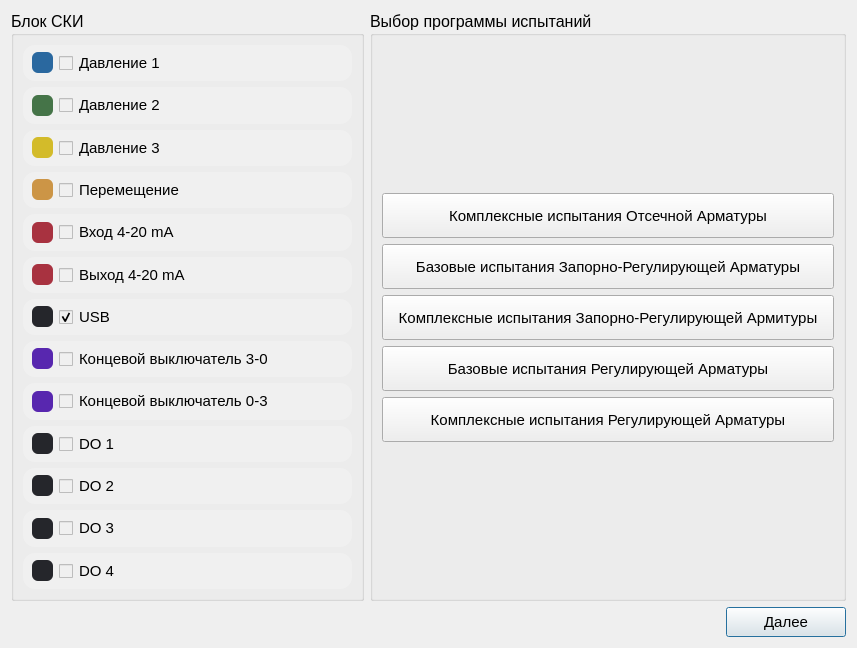
<?xml version="1.0" encoding="UTF-8"?>
<ui version="4.0">
 <class>SelectTests</class>
 <widget class="QDialog" name="SelectTests">
  <property name="geometry">
   <rect>
    <x>0</x>
    <y>0</y>
    <width>857</width>
    <height>648</height>
   </rect>
  </property>
  <property name="windowTitle">
   <string>Выбор программы испытаний</string>
  </property>
  <layout class="QVBoxLayout" name="verticalLayout_3">
   <item>
    <layout class="QHBoxLayout" name="horizontalLayout_2">
     <item>
      <widget class="QGroupBox" name="groupBox">
       <property name="font">
        <font>
         <family>Segoe UI</family>
         <pointsize>12</pointsize>
         <bold>false</bold>
        </font>
       </property>
       <property name="title">
        <string>Блок СКИ</string>
       </property>
       <layout class="QVBoxLayout" name="verticalLayout">
        <item>
         <widget class="QFrame" name="frame_pressure_1">
          <property name="sizePolicy">
           <sizepolicy hsizetype="Expanding" vsizetype="Preferred">
            <horstretch>0</horstretch>
            <verstretch>0</verstretch>
           </sizepolicy>
          </property>
          <property name="styleSheet">
           <string notr="true">background-color: #F0F0F0;
border-radius: 12px;</string>
          </property>
          <property name="frameShape">
           <enum>QFrame::Shape::StyledPanel</enum>
          </property>
          <property name="frameShadow">
           <enum>QFrame::Shadow::Raised</enum>
          </property>
          <layout class="QHBoxLayout" name="horizontalLayout_15">
           <property name="spacing">
            <number>6</number>
           </property>
           <property name="leftMargin">
            <number>9</number>
           </property>
           <property name="topMargin">
            <number>0</number>
           </property>
           <property name="rightMargin">
            <number>9</number>
           </property>
           <property name="bottomMargin">
            <number>0</number>
           </property>
           <item>
            <widget class="QWidget" name="pressure_1_color" native="true">
             <property name="minimumSize">
              <size>
               <width>21</width>
               <height>21</height>
              </size>
             </property>
             <property name="maximumSize">
              <size>
               <width>21</width>
               <height>21</height>
              </size>
             </property>
             <property name="font">
              <font>
               <pointsize>5</pointsize>
              </font>
             </property>
             <property name="styleSheet">
              <string notr="true">background-color: #2A689F;
border-radius: 6px;</string>
             </property>
            </widget>
           </item>
           <item>
            <widget class="QCheckBox" name="check_box_pressure_1">
             <property name="minimumSize">
              <size>
               <width>0</width>
               <height>32</height>
              </size>
             </property>
             <property name="font">
              <font>
               <family>Segoe UI</family>
               <pointsize>11</pointsize>
               <bold>false</bold>
               <underline>false</underline>
              </font>
             </property>
             <property name="mouseTracking">
              <bool>true</bool>
             </property>
             <property name="styleSheet">
              <string notr="true"/>
             </property>
             <property name="text">
              <string>Давление 1</string>
             </property>
            </widget>
           </item>
          </layout>
         </widget>
        </item>
        <item>
         <widget class="QFrame" name="frame_pressure_2">
          <property name="sizePolicy">
           <sizepolicy hsizetype="Expanding" vsizetype="Preferred">
            <horstretch>0</horstretch>
            <verstretch>0</verstretch>
           </sizepolicy>
          </property>
          <property name="styleSheet">
           <string notr="true">background-color: #F0F0F0;
border-radius: 12px;</string>
          </property>
          <property name="frameShape">
           <enum>QFrame::Shape::StyledPanel</enum>
          </property>
          <property name="frameShadow">
           <enum>QFrame::Shadow::Raised</enum>
          </property>
          <layout class="QHBoxLayout" name="horizontalLayout_16">
           <property name="leftMargin">
            <number>9</number>
           </property>
           <property name="topMargin">
            <number>0</number>
           </property>
           <property name="rightMargin">
            <number>9</number>
           </property>
           <property name="bottomMargin">
            <number>0</number>
           </property>
           <item>
            <widget class="QWidget" name="pressure_2_color" native="true">
             <property name="minimumSize">
              <size>
               <width>21</width>
               <height>21</height>
              </size>
             </property>
             <property name="maximumSize">
              <size>
               <width>21</width>
               <height>21</height>
              </size>
             </property>
             <property name="styleSheet">
              <string notr="true">background-color: #457448;
border-radius: 6px;</string>
             </property>
            </widget>
           </item>
           <item>
            <widget class="QCheckBox" name="check_box_pressure_2">
             <property name="minimumSize">
              <size>
               <width>0</width>
               <height>32</height>
              </size>
             </property>
             <property name="font">
              <font>
               <family>Segoe UI</family>
               <pointsize>11</pointsize>
               <bold>false</bold>
               <underline>false</underline>
              </font>
             </property>
             <property name="styleSheet">
              <string notr="true"/>
             </property>
             <property name="text">
              <string>Давление 2</string>
             </property>
            </widget>
           </item>
          </layout>
         </widget>
        </item>
        <item>
         <widget class="QFrame" name="frame_pressure_3">
          <property name="sizePolicy">
           <sizepolicy hsizetype="Expanding" vsizetype="Preferred">
            <horstretch>0</horstretch>
            <verstretch>0</verstretch>
           </sizepolicy>
          </property>
          <property name="styleSheet">
           <string notr="true">background-color: #F0F0F0;
border-radius: 12px;</string>
          </property>
          <property name="frameShape">
           <enum>QFrame::Shape::StyledPanel</enum>
          </property>
          <property name="frameShadow">
           <enum>QFrame::Shadow::Raised</enum>
          </property>
          <layout class="QHBoxLayout" name="horizontalLayout_17">
           <property name="leftMargin">
            <number>9</number>
           </property>
           <property name="topMargin">
            <number>0</number>
           </property>
           <property name="rightMargin">
            <number>9</number>
           </property>
           <property name="bottomMargin">
            <number>0</number>
           </property>
           <item>
            <widget class="QWidget" name="pressure_3_color" native="true">
             <property name="minimumSize">
              <size>
               <width>21</width>
               <height>21</height>
              </size>
             </property>
             <property name="maximumSize">
              <size>
               <width>21</width>
               <height>21</height>
              </size>
             </property>
             <property name="styleSheet">
              <string notr="true">background-color: #D3BB2A;
border-radius: 6px;</string>
             </property>
            </widget>
           </item>
           <item>
            <widget class="QCheckBox" name="check_box_pressure_3">
             <property name="minimumSize">
              <size>
               <width>0</width>
               <height>32</height>
              </size>
             </property>
             <property name="font">
              <font>
               <family>Segoe UI</family>
               <pointsize>11</pointsize>
               <bold>false</bold>
               <underline>false</underline>
              </font>
             </property>
             <property name="styleSheet">
              <string notr="true"/>
             </property>
             <property name="text">
              <string>Давление 3</string>
             </property>
            </widget>
           </item>
          </layout>
         </widget>
        </item>
        <item>
         <widget class="QFrame" name="frame_moving">
          <property name="styleSheet">
           <string notr="true">background-color: #F0F0F0;
border-radius: 12px;</string>
          </property>
          <property name="frameShape">
           <enum>QFrame::Shape::StyledPanel</enum>
          </property>
          <property name="frameShadow">
           <enum>QFrame::Shadow::Raised</enum>
          </property>
          <layout class="QHBoxLayout" name="horizontalLayout_18">
           <property name="leftMargin">
            <number>9</number>
           </property>
           <property name="topMargin">
            <number>0</number>
           </property>
           <property name="rightMargin">
            <number>9</number>
           </property>
           <property name="bottomMargin">
            <number>0</number>
           </property>
           <item>
            <widget class="QWidget" name="moving_color" native="true">
             <property name="minimumSize">
              <size>
               <width>21</width>
               <height>21</height>
              </size>
             </property>
             <property name="maximumSize">
              <size>
               <width>21</width>
               <height>21</height>
              </size>
             </property>
             <property name="styleSheet">
              <string notr="true">background-color: #CC9546;
border-radius: 6px;</string>
             </property>
            </widget>
           </item>
           <item>
            <widget class="QCheckBox" name="check_box_moving">
             <property name="minimumSize">
              <size>
               <width>0</width>
               <height>32</height>
              </size>
             </property>
             <property name="font">
              <font>
               <family>Segoe UI</family>
               <pointsize>11</pointsize>
               <bold>false</bold>
               <underline>false</underline>
              </font>
             </property>
             <property name="styleSheet">
              <string notr="true"/>
             </property>
             <property name="text">
              <string>Перемещение</string>
             </property>
            </widget>
           </item>
          </layout>
         </widget>
        </item>
        <item>
         <widget class="QFrame" name="frame_input_4_20_mA">
          <property name="styleSheet">
           <string notr="true">background-color: #F0F0F0;
border-radius: 12px;</string>
          </property>
          <property name="frameShape">
           <enum>QFrame::Shape::StyledPanel</enum>
          </property>
          <property name="frameShadow">
           <enum>QFrame::Shadow::Raised</enum>
          </property>
          <layout class="QHBoxLayout" name="horizontalLayout_19">
           <property name="leftMargin">
            <number>9</number>
           </property>
           <property name="topMargin">
            <number>0</number>
           </property>
           <property name="rightMargin">
            <number>9</number>
           </property>
           <property name="bottomMargin">
            <number>0</number>
           </property>
           <item>
            <widget class="QWidget" name="input_4_20_mA_color" native="true">
             <property name="minimumSize">
              <size>
               <width>21</width>
               <height>21</height>
              </size>
             </property>
             <property name="maximumSize">
              <size>
               <width>21</width>
               <height>21</height>
              </size>
             </property>
             <property name="styleSheet">
              <string notr="true">background-color: #A83240;
border-radius: 6px;</string>
             </property>
            </widget>
           </item>
           <item>
            <widget class="QCheckBox" name="check_box_input_4_20_mA">
             <property name="minimumSize">
              <size>
               <width>0</width>
               <height>32</height>
              </size>
             </property>
             <property name="font">
              <font>
               <family>Segoe UI</family>
               <pointsize>11</pointsize>
               <bold>false</bold>
               <underline>false</underline>
              </font>
             </property>
             <property name="styleSheet">
              <string notr="true"/>
             </property>
             <property name="text">
              <string>Вход 4-20 mA</string>
             </property>
            </widget>
           </item>
          </layout>
         </widget>
        </item>
        <item>
         <widget class="QFrame" name="frame_output_4_20_mA">
          <property name="styleSheet">
           <string notr="true">background-color: #F0F0F0;
border-radius: 12px;</string>
          </property>
          <property name="frameShape">
           <enum>QFrame::Shape::StyledPanel</enum>
          </property>
          <property name="frameShadow">
           <enum>QFrame::Shadow::Raised</enum>
          </property>
          <layout class="QHBoxLayout" name="horizontalLayout_22">
           <property name="leftMargin">
            <number>9</number>
           </property>
           <property name="topMargin">
            <number>0</number>
           </property>
           <property name="rightMargin">
            <number>9</number>
           </property>
           <property name="bottomMargin">
            <number>0</number>
           </property>
           <item>
            <widget class="QWidget" name="output_4_20_mA_color" native="true">
             <property name="minimumSize">
              <size>
               <width>21</width>
               <height>21</height>
              </size>
             </property>
             <property name="maximumSize">
              <size>
               <width>21</width>
               <height>21</height>
              </size>
             </property>
             <property name="styleSheet">
              <string notr="true">background-color: #A83240;
border-radius: 6px;</string>
             </property>
            </widget>
           </item>
           <item>
            <widget class="QCheckBox" name="check_box_output_4_20_mA">
             <property name="minimumSize">
              <size>
               <width>0</width>
               <height>32</height>
              </size>
             </property>
             <property name="font">
              <font>
               <family>Segoe UI</family>
               <pointsize>11</pointsize>
               <bold>false</bold>
               <underline>false</underline>
              </font>
             </property>
             <property name="styleSheet">
              <string notr="true"/>
             </property>
             <property name="text">
              <string>Выход 4-20 mA</string>
             </property>
            </widget>
           </item>
          </layout>
         </widget>
        </item>
        <item>
         <widget class="QFrame" name="frame_usb">
          <property name="styleSheet">
           <string notr="true">background-color: #F0F0F0;
border-radius: 12px;</string>
          </property>
          <property name="frameShape">
           <enum>QFrame::Shape::StyledPanel</enum>
          </property>
          <property name="frameShadow">
           <enum>QFrame::Shadow::Raised</enum>
          </property>
          <layout class="QHBoxLayout" name="horizontalLayout_24">
           <property name="leftMargin">
            <number>9</number>
           </property>
           <property name="topMargin">
            <number>0</number>
           </property>
           <property name="rightMargin">
            <number>9</number>
           </property>
           <property name="bottomMargin">
            <number>0</number>
           </property>
           <item>
            <widget class="QWidget" name="usb_color" native="true">
             <property name="minimumSize">
              <size>
               <width>21</width>
               <height>21</height>
              </size>
             </property>
             <property name="maximumSize">
              <size>
               <width>21</width>
               <height>21</height>
              </size>
             </property>
             <property name="styleSheet">
              <string notr="true">background-color: #25262B;
border-radius: 6px;</string>
             </property>
            </widget>
           </item>
           <item>
            <widget class="QCheckBox" name="check_box_usb">
             <property name="enabled">
              <bool>true</bool>
             </property>
             <property name="minimumSize">
              <size>
               <width>0</width>
               <height>32</height>
              </size>
             </property>
             <property name="font">
              <font>
               <family>Segoe UI</family>
               <pointsize>11</pointsize>
               <bold>false</bold>
               <underline>false</underline>
              </font>
             </property>
             <property name="mouseTracking">
              <bool>true</bool>
             </property>
             <property name="tabletTracking">
              <bool>false</bool>
             </property>
             <property name="styleSheet">
              <string notr="true"/>
             </property>
             <property name="text">
              <string>USB</string>
             </property>
             <property name="checked">
              <bool>true</bool>
             </property>
            </widget>
           </item>
          </layout>
         </widget>
        </item>
        <item>
         <widget class="QFrame" name="frame_imit_switch_3_0">
          <property name="styleSheet">
           <string notr="true">background-color: #F0F0F0;
border-radius: 12px;</string>
          </property>
          <property name="frameShape">
           <enum>QFrame::Shape::StyledPanel</enum>
          </property>
          <property name="frameShadow">
           <enum>QFrame::Shadow::Raised</enum>
          </property>
          <layout class="QHBoxLayout" name="horizontalLayout_20">
           <property name="leftMargin">
            <number>9</number>
           </property>
           <property name="topMargin">
            <number>0</number>
           </property>
           <property name="rightMargin">
            <number>9</number>
           </property>
           <property name="bottomMargin">
            <number>0</number>
           </property>
           <item>
            <widget class="QWidget" name="imit_switch_3_0_color" native="true">
             <property name="minimumSize">
              <size>
               <width>21</width>
               <height>21</height>
              </size>
             </property>
             <property name="maximumSize">
              <size>
               <width>21</width>
               <height>21</height>
              </size>
             </property>
             <property name="styleSheet">
              <string notr="true">background-color: #5827AF;
border-radius: 6px;</string>
             </property>
            </widget>
           </item>
           <item>
            <widget class="QCheckBox" name="check_box_imit_switch_3_0">
             <property name="minimumSize">
              <size>
               <width>0</width>
               <height>32</height>
              </size>
             </property>
             <property name="font">
              <font>
               <family>Segoe UI</family>
               <pointsize>11</pointsize>
               <bold>false</bold>
               <underline>false</underline>
              </font>
             </property>
             <property name="styleSheet">
              <string notr="true"/>
             </property>
             <property name="text">
              <string>Концевой выключатель 3-0</string>
             </property>
            </widget>
           </item>
          </layout>
         </widget>
        </item>
        <item>
         <widget class="QFrame" name="frame_imit_switch_0_3">
          <property name="styleSheet">
           <string notr="true">background-color: #F0F0F0;
border-radius: 12px;</string>
          </property>
          <property name="frameShape">
           <enum>QFrame::Shape::StyledPanel</enum>
          </property>
          <property name="frameShadow">
           <enum>QFrame::Shadow::Raised</enum>
          </property>
          <layout class="QHBoxLayout" name="horizontalLayout_21">
           <property name="leftMargin">
            <number>9</number>
           </property>
           <property name="topMargin">
            <number>0</number>
           </property>
           <property name="rightMargin">
            <number>9</number>
           </property>
           <property name="bottomMargin">
            <number>0</number>
           </property>
           <item>
            <widget class="QWidget" name="imit_switch_0_3_color" native="true">
             <property name="minimumSize">
              <size>
               <width>21</width>
               <height>21</height>
              </size>
             </property>
             <property name="maximumSize">
              <size>
               <width>21</width>
               <height>21</height>
              </size>
             </property>
             <property name="styleSheet">
              <string notr="true">background-color: #5827AF;
border-radius: 6px;</string>
             </property>
            </widget>
           </item>
           <item>
            <widget class="QCheckBox" name="check_box_imit_switch_0_3">
             <property name="minimumSize">
              <size>
               <width>0</width>
               <height>32</height>
              </size>
             </property>
             <property name="font">
              <font>
               <family>Segoe UI</family>
               <pointsize>11</pointsize>
               <bold>false</bold>
               <underline>false</underline>
              </font>
             </property>
             <property name="styleSheet">
              <string notr="true"/>
             </property>
             <property name="text">
              <string>Концевой выключатель 0-3</string>
             </property>
             <property name="checked">
              <bool>false</bool>
             </property>
             <property name="autoRepeat">
              <bool>false</bool>
             </property>
             <property name="autoExclusive">
              <bool>false</bool>
             </property>
             <property name="tristate">
              <bool>false</bool>
             </property>
            </widget>
           </item>
          </layout>
         </widget>
        </item>
        <item>
         <widget class="QFrame" name="frame_do_1">
          <property name="styleSheet">
           <string notr="true">background-color: #F0F0F0;
border-radius: 12px;</string>
          </property>
          <property name="frameShape">
           <enum>QFrame::Shape::StyledPanel</enum>
          </property>
          <property name="frameShadow">
           <enum>QFrame::Shadow::Raised</enum>
          </property>
          <layout class="QHBoxLayout" name="horizontalLayout_27">
           <property name="leftMargin">
            <number>9</number>
           </property>
           <property name="topMargin">
            <number>0</number>
           </property>
           <property name="rightMargin">
            <number>9</number>
           </property>
           <property name="bottomMargin">
            <number>0</number>
           </property>
           <item>
            <widget class="QWidget" name="do_1_color" native="true">
             <property name="minimumSize">
              <size>
               <width>21</width>
               <height>21</height>
              </size>
             </property>
             <property name="maximumSize">
              <size>
               <width>21</width>
               <height>21</height>
              </size>
             </property>
             <property name="styleSheet">
              <string notr="true">background-color: #25262B;
border-radius: 6px;</string>
             </property>
            </widget>
           </item>
           <item>
            <widget class="QCheckBox" name="check_box_do_1">
             <property name="minimumSize">
              <size>
               <width>0</width>
               <height>32</height>
              </size>
             </property>
             <property name="font">
              <font>
               <family>Segoe UI</family>
               <pointsize>11</pointsize>
               <bold>false</bold>
               <underline>false</underline>
              </font>
             </property>
             <property name="styleSheet">
              <string notr="true"/>
             </property>
             <property name="text">
              <string>DO 1</string>
             </property>
             <property name="checkable">
              <bool>true</bool>
             </property>
             <property name="checked">
              <bool>false</bool>
             </property>
            </widget>
           </item>
          </layout>
         </widget>
        </item>
        <item>
         <widget class="QFrame" name="frame_do_2">
          <property name="styleSheet">
           <string notr="true">background-color: #F0F0F0;
border-radius: 12px;</string>
          </property>
          <property name="frameShape">
           <enum>QFrame::Shape::StyledPanel</enum>
          </property>
          <property name="frameShadow">
           <enum>QFrame::Shadow::Raised</enum>
          </property>
          <layout class="QHBoxLayout" name="horizontalLayout_23">
           <property name="leftMargin">
            <number>9</number>
           </property>
           <property name="topMargin">
            <number>0</number>
           </property>
           <property name="rightMargin">
            <number>9</number>
           </property>
           <property name="bottomMargin">
            <number>0</number>
           </property>
           <item>
            <widget class="QWidget" name="do_2_color" native="true">
             <property name="minimumSize">
              <size>
               <width>21</width>
               <height>21</height>
              </size>
             </property>
             <property name="maximumSize">
              <size>
               <width>21</width>
               <height>21</height>
              </size>
             </property>
             <property name="styleSheet">
              <string notr="true">background-color: #25262B;
border-radius: 6px;</string>
             </property>
            </widget>
           </item>
           <item>
            <widget class="QCheckBox" name="check_box_do_2">
             <property name="minimumSize">
              <size>
               <width>0</width>
               <height>32</height>
              </size>
             </property>
             <property name="font">
              <font>
               <family>Segoe UI</family>
               <pointsize>11</pointsize>
               <bold>false</bold>
               <underline>false</underline>
              </font>
             </property>
             <property name="styleSheet">
              <string notr="true"/>
             </property>
             <property name="text">
              <string>DO 2</string>
             </property>
            </widget>
           </item>
          </layout>
         </widget>
        </item>
        <item>
         <widget class="QFrame" name="frame_do_3">
          <property name="styleSheet">
           <string notr="true">background-color: #F0F0F0;
border-radius: 12px;</string>
          </property>
          <property name="frameShape">
           <enum>QFrame::Shape::StyledPanel</enum>
          </property>
          <property name="frameShadow">
           <enum>QFrame::Shadow::Raised</enum>
          </property>
          <layout class="QHBoxLayout" name="horizontalLayout_25">
           <property name="leftMargin">
            <number>9</number>
           </property>
           <property name="topMargin">
            <number>0</number>
           </property>
           <property name="rightMargin">
            <number>9</number>
           </property>
           <property name="bottomMargin">
            <number>0</number>
           </property>
           <item>
            <widget class="QWidget" name="do_3_color" native="true">
             <property name="minimumSize">
              <size>
               <width>21</width>
               <height>21</height>
              </size>
             </property>
             <property name="maximumSize">
              <size>
               <width>21</width>
               <height>21</height>
              </size>
             </property>
             <property name="styleSheet">
              <string notr="true">background-color: #25262B;
border-radius: 6px;</string>
             </property>
            </widget>
           </item>
           <item>
            <widget class="QCheckBox" name="check_box_do_3">
             <property name="minimumSize">
              <size>
               <width>0</width>
               <height>32</height>
              </size>
             </property>
             <property name="font">
              <font>
               <family>Segoe UI</family>
               <pointsize>11</pointsize>
               <bold>false</bold>
               <underline>false</underline>
              </font>
             </property>
             <property name="styleSheet">
              <string notr="true"/>
             </property>
             <property name="text">
              <string>DO 3</string>
             </property>
            </widget>
           </item>
          </layout>
         </widget>
        </item>
        <item>
         <widget class="QFrame" name="frame_do_4">
          <property name="styleSheet">
           <string notr="true">background-color: #F0F0F0;
border-radius: 12px;</string>
          </property>
          <property name="frameShape">
           <enum>QFrame::Shape::StyledPanel</enum>
          </property>
          <property name="frameShadow">
           <enum>QFrame::Shadow::Raised</enum>
          </property>
          <layout class="QHBoxLayout" name="horizontalLayout_26">
           <property name="leftMargin">
            <number>9</number>
           </property>
           <property name="topMargin">
            <number>0</number>
           </property>
           <property name="rightMargin">
            <number>9</number>
           </property>
           <property name="bottomMargin">
            <number>0</number>
           </property>
           <item>
            <widget class="QWidget" name="do_4_color" native="true">
             <property name="minimumSize">
              <size>
               <width>21</width>
               <height>21</height>
              </size>
             </property>
             <property name="maximumSize">
              <size>
               <width>21</width>
               <height>21</height>
              </size>
             </property>
             <property name="styleSheet">
              <string notr="true">background-color: #25262B;
border-radius: 6px;</string>
             </property>
            </widget>
           </item>
           <item>
            <widget class="QCheckBox" name="check_box_do_4">
             <property name="minimumSize">
              <size>
               <width>0</width>
               <height>32</height>
              </size>
             </property>
             <property name="font">
              <font>
               <family>Segoe UI</family>
               <pointsize>11</pointsize>
               <bold>false</bold>
               <underline>false</underline>
              </font>
             </property>
             <property name="styleSheet">
              <string notr="true"/>
             </property>
             <property name="text">
              <string>DO 4</string>
             </property>
            </widget>
           </item>
          </layout>
         </widget>
        </item>
       </layout>
      </widget>
     </item>
     <item>
      <widget class="QGroupBox" name="groupBox_2">
       <property name="font">
        <font>
         <family>Segoe UI</family>
         <pointsize>12</pointsize>
         <bold>false</bold>
        </font>
       </property>
       <property name="title">
        <string>Выбор программы испытаний</string>
       </property>
       <layout class="QVBoxLayout" name="verticalLayout_2">
        <item>
         <spacer name="verticalSpacer_2">
          <property name="orientation">
           <enum>Qt::Orientation::Vertical</enum>
          </property>
          <property name="sizeHint" stdset="0">
           <size>
            <width>20</width>
            <height>40</height>
           </size>
          </property>
         </spacer>
        </item>
        <item>
         <widget class="QToolButton" name="button_C_SOVT">
          <property name="sizePolicy">
           <sizepolicy hsizetype="Preferred" vsizetype="Preferred">
            <horstretch>0</horstretch>
            <verstretch>0</verstretch>
           </sizepolicy>
          </property>
          <property name="minimumSize">
           <size>
            <width>0</width>
            <height>45</height>
           </size>
          </property>
          <property name="font">
           <font>
            <family>Segoe UI</family>
            <pointsize>11</pointsize>
            <italic>false</italic>
            <bold>false</bold>
           </font>
          </property>
          <property name="styleSheet">
           <string notr="true">padding: 5px 10px;</string>
          </property>
          <property name="text">
           <string>Комплексные испытания Отсечной Арматуры</string>
          </property>
          <property name="shortcut">
           <string>1</string>
          </property>
         </widget>
        </item>
        <item>
         <widget class="QToolButton" name="button_B_SACVT">
          <property name="sizePolicy">
           <sizepolicy hsizetype="Preferred" vsizetype="Preferred">
            <horstretch>0</horstretch>
            <verstretch>0</verstretch>
           </sizepolicy>
          </property>
          <property name="minimumSize">
           <size>
            <width>0</width>
            <height>45</height>
           </size>
          </property>
          <property name="font">
           <font>
            <family>Segoe UI</family>
            <pointsize>11</pointsize>
            <italic>false</italic>
            <bold>false</bold>
           </font>
          </property>
          <property name="styleSheet">
           <string notr="true">padding: 5px 10px;</string>
          </property>
          <property name="text">
           <string>Базовые испытания Запорно-Регулирующей Арматуры</string>
          </property>
          <property name="shortcut">
           <string>2</string>
          </property>
         </widget>
        </item>
        <item>
         <widget class="QToolButton" name="button_C_SACVT">
          <property name="sizePolicy">
           <sizepolicy hsizetype="Preferred" vsizetype="Preferred">
            <horstretch>0</horstretch>
            <verstretch>0</verstretch>
           </sizepolicy>
          </property>
          <property name="minimumSize">
           <size>
            <width>0</width>
            <height>45</height>
           </size>
          </property>
          <property name="font">
           <font>
            <family>Segoe UI</family>
            <pointsize>11</pointsize>
            <italic>false</italic>
            <bold>false</bold>
           </font>
          </property>
          <property name="styleSheet">
           <string notr="true">padding: 5px 10px;</string>
          </property>
          <property name="text">
           <string>Комплексные испытания Запорно-Регулирующей Армитуры</string>
          </property>
          <property name="shortcut">
           <string>3</string>
          </property>
         </widget>
        </item>
        <item>
         <widget class="QToolButton" name="button_B_CVT">
          <property name="sizePolicy">
           <sizepolicy hsizetype="Preferred" vsizetype="Preferred">
            <horstretch>0</horstretch>
            <verstretch>0</verstretch>
           </sizepolicy>
          </property>
          <property name="minimumSize">
           <size>
            <width>0</width>
            <height>45</height>
           </size>
          </property>
          <property name="font">
           <font>
            <family>Segoe UI</family>
            <pointsize>11</pointsize>
            <italic>false</italic>
            <bold>false</bold>
           </font>
          </property>
          <property name="styleSheet">
           <string notr="true">padding: 5px 10px;</string>
          </property>
          <property name="text">
           <string>Базовые испытания Регулирующей Арматуры</string>
          </property>
          <property name="shortcut">
           <string>4</string>
          </property>
         </widget>
        </item>
        <item>
         <widget class="QToolButton" name="button_C_CVT">
          <property name="sizePolicy">
           <sizepolicy hsizetype="Preferred" vsizetype="Preferred">
            <horstretch>0</horstretch>
            <verstretch>0</verstretch>
           </sizepolicy>
          </property>
          <property name="minimumSize">
           <size>
            <width>0</width>
            <height>45</height>
           </size>
          </property>
          <property name="font">
           <font>
            <family>Segoe UI</family>
            <pointsize>11</pointsize>
            <italic>false</italic>
            <bold>false</bold>
           </font>
          </property>
          <property name="styleSheet">
           <string notr="true">padding: 5px 10px;</string>
          </property>
          <property name="text">
           <string>Комплексные испытания Регулирующей Арматуры</string>
          </property>
          <property name="shortcut">
           <string>5</string>
          </property>
         </widget>
        </item>
        <item>
         <spacer name="verticalSpacer">
          <property name="orientation">
           <enum>Qt::Orientation::Vertical</enum>
          </property>
          <property name="sizeHint" stdset="0">
           <size>
            <width>20</width>
            <height>40</height>
           </size>
          </property>
         </spacer>
        </item>
       </layout>
      </widget>
     </item>
    </layout>
   </item>
   <item>
    <layout class="QHBoxLayout" name="horizontalLayout">
     <item>
      <spacer name="horizontalSpacer">
       <property name="orientation">
        <enum>Qt::Orientation::Horizontal</enum>
       </property>
       <property name="sizeHint" stdset="0">
        <size>
         <width>40</width>
         <height>20</height>
        </size>
       </property>
      </spacer>
     </item>
     <item>
      <widget class="QPushButton" name="entry_testing">
       <property name="enabled">
        <bool>true</bool>
       </property>
       <property name="minimumSize">
        <size>
         <width>120</width>
         <height>0</height>
        </size>
       </property>
       <property name="font">
        <font>
         <pointsize>11</pointsize>
        </font>
       </property>
       <property name="styleSheet">
        <string notr="true">padding: 5px 10px;</string>
       </property>
       <property name="text">
        <string>Далее</string>
       </property>
      </widget>
     </item>
    </layout>
   </item>
  </layout>
 </widget>
 <tabstops>
  <tabstop>button_C_SOVT</tabstop>
  <tabstop>button_B_SACVT</tabstop>
  <tabstop>button_C_SACVT</tabstop>
  <tabstop>button_B_CVT</tabstop>
  <tabstop>button_C_CVT</tabstop>
  <tabstop>entry_testing</tabstop>
  <tabstop>check_box_pressure_1</tabstop>
  <tabstop>check_box_pressure_2</tabstop>
  <tabstop>check_box_pressure_3</tabstop>
  <tabstop>check_box_moving</tabstop>
  <tabstop>check_box_input_4_20_mA</tabstop>
  <tabstop>check_box_output_4_20_mA</tabstop>
  <tabstop>check_box_usb</tabstop>
  <tabstop>check_box_imit_switch_3_0</tabstop>
  <tabstop>check_box_imit_switch_0_3</tabstop>
  <tabstop>check_box_do_1</tabstop>
  <tabstop>check_box_do_2</tabstop>
  <tabstop>check_box_do_3</tabstop>
  <tabstop>check_box_do_4</tabstop>
 </tabstops>
 <resources/>
 <connections/>
</ui>
